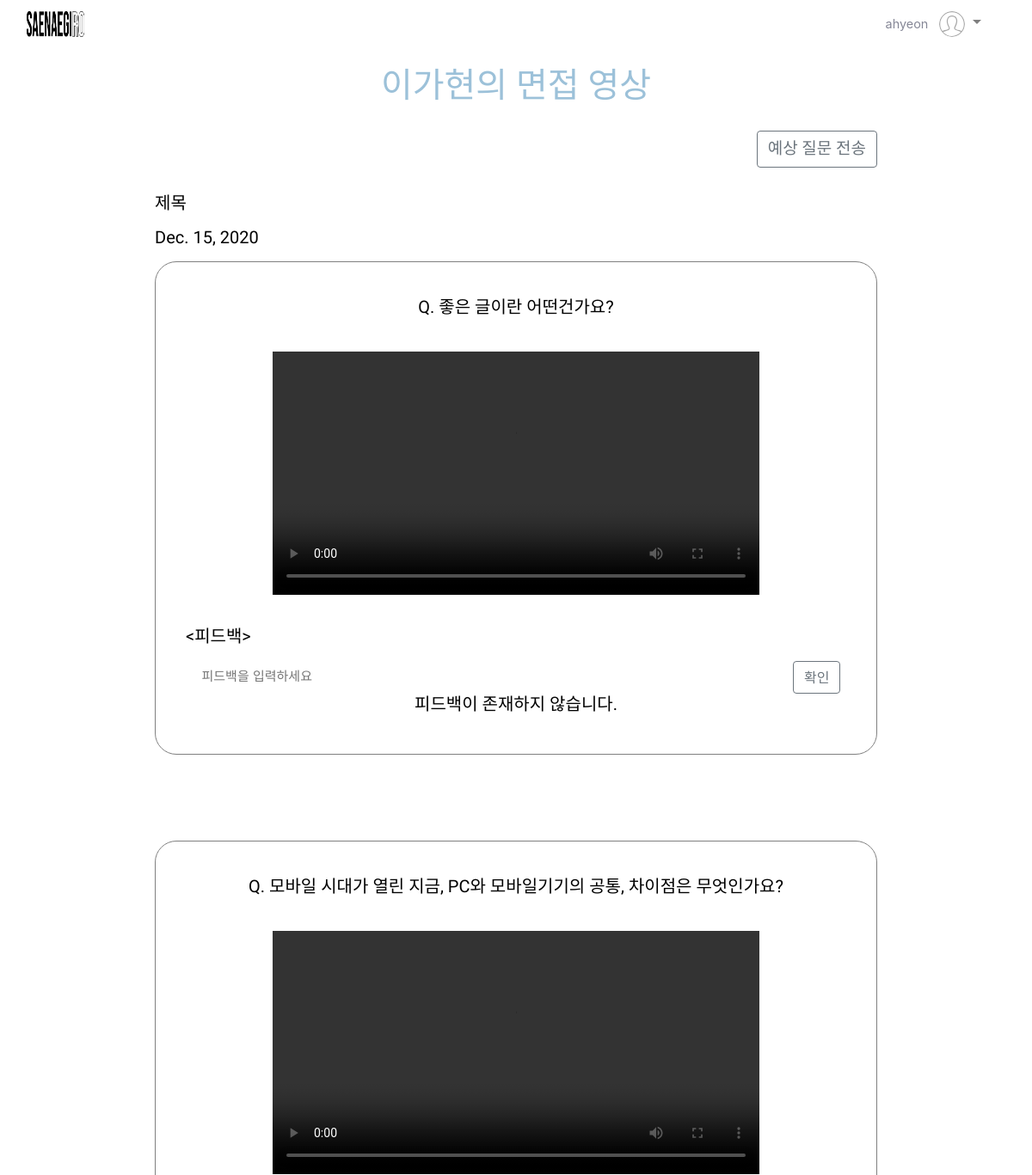
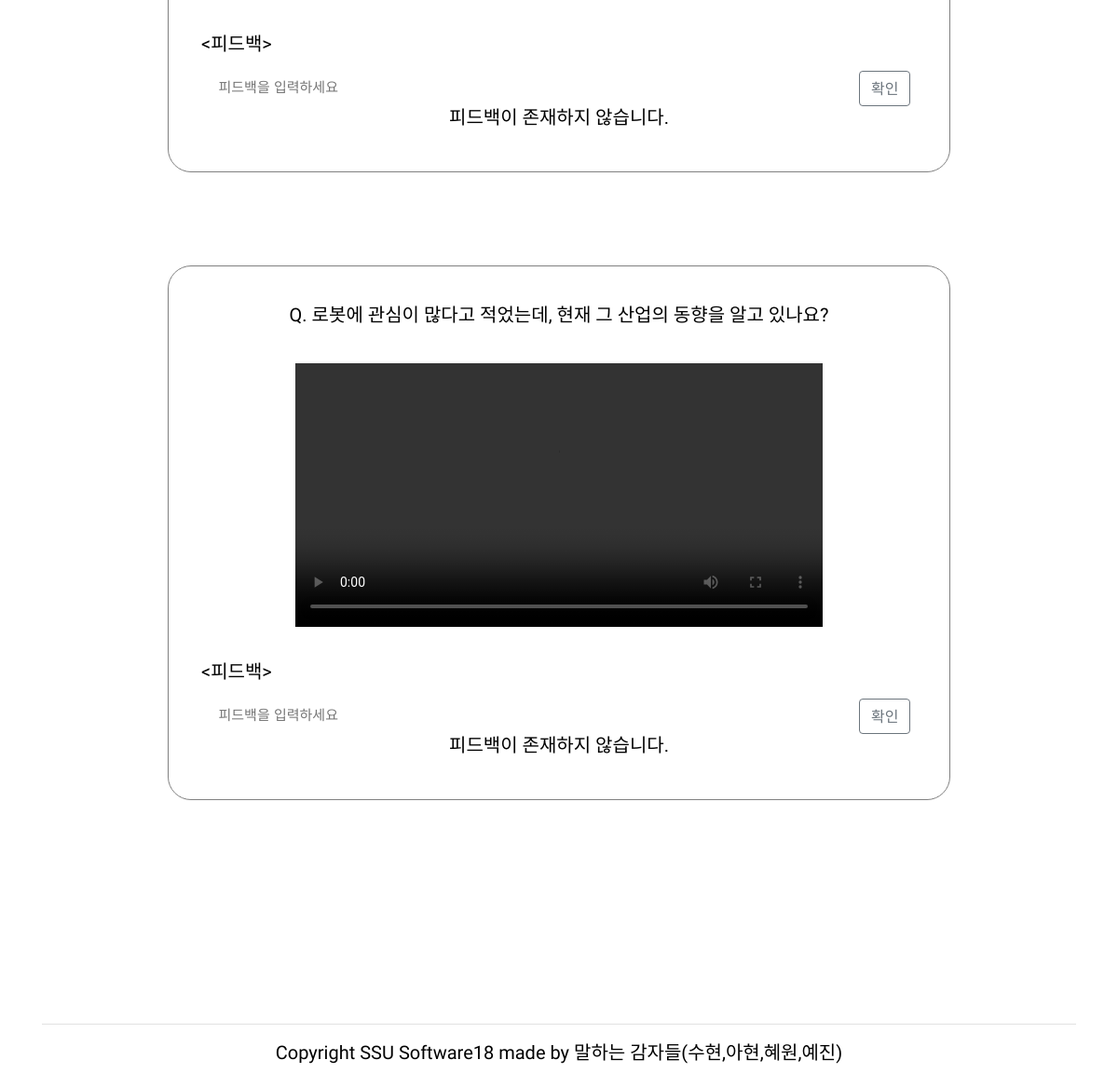
The page /website/teacher/studentVideo/10 (signed in) on the database its author committed (2 pictures, top to bottom).
### website/models.py (models this page shows, shortened)
class Report(models.Model):  # 수정필요
    id = models.AutoField(
        primary_key=True,
        unique=True,
        editable=False,
        verbose_name='pk'
    )
    title = models.CharField(max_length=100, default='제목', verbose_name='제목')
    question1 = models.CharField(max_length=50000, blank=True, null=True, verbose_name='질문1')
    question2 = models.CharField(max_length=50000, blank=True, null=True, verbose_name='질문2')
    question3 = models.CharField(max_length=50000, blank=True, null=True, verbose_name='질문3')
    video1 = models.FileField(blank=True, null=True, upload_to="videos",verbose_name='영상1')
    video2 = models.FileField(blank=True, null=True, upload_to="videos",verbose_name='영상2')
    video3 = models.FileField(blank=True, null=True, upload_to="videos",verbose_name='영상3')
    audio1 = models.FileField(blank=True, null=True, upload_to="videos",verbose_name='음성1')
    audio2 = models.FileField(blank=True, null=True, upload_to="videos",verbose_name='음성2')
    audio3 = models.FileField(blank=True, null=True, upload_to="videos",verbose_name='음성3')
    script1 = models.CharField(max_length=50000, blank=True, null=True, verbose_name='스크립트1')
    script2 = models.CharField(max_length=50000, blank=True, null=True, verbose_name='스크립트2')
    script3 = models.CharField(max_length=50000, blank=True, null=True, verbose_name='스크립트3')
    adverb1 = jsonfield.JSONField()
    adverb2 = jsonfield.JSONField()
    adverb3 = jsonfield.JSONField()
    repetition1 = jsonfield.JSONField()
    repetition2 = jsonfield.JSONField()
    repetition3 = jsonfield.JSONField()
    speed1 = models.FloatField(blank=True, null=True, verbose_name='말하기 속도1')
    speed2 = models.FloatField(blank=True, null=True, verbose_name='말하기 속도2')
    speed3 = models.FloatField(blank=True, null=True, verbose_name='말하기 속도3')
    sCorrect1 = models.CharField(max_length=10000, blank=True, null=True,  verbose_name='말하기 속도1')
    sCorrect2 = models.CharField(max_length=10000, blank=True, null=True,  verbose_name='말하기 속도2')
    sCorrect3 = models.CharField(max_length=10000, blank=True, null=True,  verbose_name='말하기 속도3')
    comment1 = models.CharField(max_length=10000, blank=True, null=True, verbose_name='댓글1')
    comment2 = models.CharField(max_length=10000, blank=True, null=True, verbose_name='댓글2')
    comment3 = models.CharField(max_length=10000, blank=True, null=True, verbose_name='댓글3')
    pub_date = models.DateField(auto_now_add=True, verbose_name='날짜')
    student = models.ForeignKey(User, on_delete=models.CASCADE)
    teacher = models.ForeignKey(Teacher,null=True, blank=True, on_delete=models.CASCADE)
    share = models.BooleanField(default=False, verbose_name='공유')

class User(AbstractBaseUser, PermissionsMixin):
    userID = models.CharField(primary_key=True, unique=True, max_length=10, verbose_name='아이디')  # 아이디
    username = models.CharField(max_length=10, null=True, blank=True, verbose_name='유저이름')
    password = models.CharField(max_length=100, verbose_name='비밀번호')
    phone = models.CharField(max_length=11, blank=True, null=True, verbose_name='연락처')
    school = models.CharField(max_length=20, null=True, blank=True, verbose_name='학교')
    grade = models.IntegerField(null=True, blank=True, verbose_name='학년')
    sClass = models.IntegerField(null=True, blank=True, verbose_name='반')
    teacher = models.ForeignKey(Teacher, null=True, blank=True, on_delete=models.CASCADE)
    is_activate = models.BooleanField(default=True)
    USERNAME_FIELD = 'userID'
    objects = UserManager()

### website/views.py (the view, shortened to what this page needs)
# urls.py: path('teacher/studentVideo/<int:reportID>', views.teacherVideo, name='teacherVideo'),
@csrf_exempt
def teacherVideo(request, reportID):
    report = get_object_or_404(Report, id=reportID)
    return render(request, 'studentVideo.html', {'report':report, 'teacher':request.session.get('user')})

### website/templates/studentVideo.html (shortened to what this page needs)
{% extends 'tea_template.html' %}
{% load static %}
{% block content %}
<link href="{% static 'css/studentVideo.css' %}" rel="stylesheet">
<link rel="stylesheet" href="https://stackpath.bootstrapcdn.com/bootstrap/4.1.3/css/bootstrap.min.css">
<div class="student-interview-page">
    <h1 id="info">{{ report.student.username }}의 면접 영상</h1>
    <button id="q_send" class="btn btn-outline-secondary"
        onclick="window.open('{% url 'website:questionSend' studentID=report.student.userID %}','예상 질문 보내기','width=600,height=600,location=no,status=no,scrollbars=yes');">예상 질문
        전송</button>
    <br><br><br>
    <div class="info">
        <p id="title">{{ report.title }}</p>
        <p id="date">{{ report.pub_date }}</p>
    </div>
    <div class="form1">
        <div class="content">
            <p id="question">Q. {{ report.question1 }}</p>
            {% if report.video1 %}
            <video src="{{ report.video1.url }}" controls width='70%'>
                현재 브라우저는 비디오를 지원하지 않습니다.
            </video>
            {% else %}
            <video src="" controls width='70%'>
            </video>
            {% endif %}
            <p id="feedback1">
                <피드백>
            </p>
            {% if report.comment1 %}
            <div class="feedbackRead">
                <div class="feedbackTable">
                    <table>
                        <tr id="feedbackContent1">
                            <td style="font-weight: bold;">{{ teacher.username }} </td>
                            <td style="padding-left: 30px; font-size: 19px;">{{ report.comment1 }}</td>
                        </tr>
                    </table>
                </div>
                <div id="button1" style="float: right; margin-right: 40px">
                    <button id="show1" class="btn btn-outline-secondary">수정</button>
                    <button type="button" class="btn btn-outline-secondary"
                        onclick="f_DeleteConfirm1({{ report.id }})">삭제</button>
                </div>
                <div id="feedbackModify1">
                    <form method="post">
                        <span class="write_in"><input type="text" name="feedback1" value="{{ report.comment1 }}"
                                style="border:none;"></span>
                        <button type="submit" class="btn btn-outline-secondary">확인</button>
                    </form>
                </div>
            </div>
            {% else %}
            <div class="feedbackWrite">
                <form method="post">
                    <span class="write_in"><input type="text" placeholder="피드백을 입력하세요" id="feedbackInput"
                            name="feedback1" style="border:none;"></span>
                    <button type="submit" class="btn btn-outline-secondary">확인</button>
                </form>
            </div>
            <p id="notFeedback">피드백이 존재하지 않습니다.</p>
            {% endif %}
        </div>
    </div>
    <div class="form2">
        <div class="content">
            <p id="question">Q. {{ report.question2 }}</p>
            {% if report.video2 %}
            <video src="{{ report.video2.url }}" controls width='70%'>
                현재 브라우저는 비디오를 지원하지 않습니다.
            </video>
            {% else %}
            <video src="" controls width='70%'>
            </video>
            {% endif %}
            <p id="feedback2">
                <피드백>
            </p>
            {% if report.comment2 %}
            <div class="feedbackRead">
                <div class="feedbackTable">
                    <table>
                        <tr id="feedbackContent2">
                            <td style="font-weight: bold;">{{ teacher.username }} </td>
                            <td style="padding-left: 30px; font-size: 19px;">{{ report.comment2 }}</td>
                        </tr>
                    </table>
                </div>
                <div id="button2" style="float: right; margin-right: 40px">
                    <button id="show2" class="btn btn-outline-secondary">수정</button>
                    <button type="button" class="btn btn-outline-secondary"
                        onclick="f_DeleteConfirm2({{ report.id }})">삭제</button>
                </div>
                <div id="feedbackModify2">
                    <form method="post">
                        <span class="write_in"><input type="text" name="feedback2" value="{{ report.comment2 }}"
                                style="border:none;"></span>
                        <button type="submit" class="btn btn-outline-secondary">확인</button>
                    </form>
                </div>
            </div>
            {% else %}
            <div class="feedbackWrite">
                <form method="post">
                    <span class="write_in"><input type="text" placeholder="피드백을 입력하세요" id="feedbackInput"
                            name="feedback2" style="border:none;"></span>
                    <button type="submit" class="btn btn-outline-secondary">확인</button>
                </form>
            </div>
            <p id="notFeedback">피드백이 존재하지 않습니다.</p>
            {% endif %}
        </div>
    </div>
    <div class="form3">
        <div class="content">
            <p id="question">Q. {{ report.question3 }}</p>
            {% if report.video3 %}
            <video src="{{ report.video3.url }}" controls width='70%'>
                현재 브라우저는 비디오를 지원하지 않습니다.
            </video>
            {% else %}
            <video src="" controls width='70%'>
            </video>
            {% endif %}
            <p id="feedback3">
                <피드백>
            </p>
            {% if report.comment3 %}
            <div class="feedbackRead">
                <div class="feedbackTable">
                    <table>
                        <tr id="feedbackContent3">
                            <td style="font-weight: bold;">{{ teacher.username }} </td>
                            <td style="padding-left: 30px; font-size: 19px;">{{ report.comment3 }}</td>
                        </tr>
                    </table>
                </div>
                <div id="button3" style="float: right; margin-right: 40px">
                    <button id="show3" class="btn btn-outline-secondary">수정</button>
                    <button type="button" class="btn btn-outline-secondary"
                        onclick="f_DeleteConfirm3({{ report.id }})">삭제</button>
                </div>
                <div id="feedbackModify3">
                    <form method="post">
                        <span class="write_in"><input type="text" name="feedback3" value="{{ report.comment3 }}"
                                style="border:none;"></span>
                        <button type="submit" class="btn btn-outline-secondary">확인</button>
                    </form>
                </div>
            </div>
            {% else %}
            <div class="feedbackWrite">
                <form method="post">
                    <span class="write_in"><input type="text" placeholder="피드백을 입력하세요" id="feedbackInput"
                            name="feedback3" style="border:none;"></span>
                    <button type="submit" class="btn btn-outline-secondary">확인</button>
                </form>
            </div>
            <p id="notFeedback">피드백이 존재하지 않습니다.</p>
            {% endif %}
        </div>
    </div>
</div>
{% endblock %}

### website/static/css/intro.css (style rules this page uses)
html, body { height: 100%; font-family: 'Nanum Gothic', sans-serif; }
h1, h2, h3, h4, h5, h6 { margin-bottom: 10px; color: #111111; font-family: 'Nanum Gothic', sans-serif; width: 100%; }
h1 { font-weight: 800; font-size: 70px; }
p { font-size: 20px; font-family: 'Nanum Gothic', sans-serif; color: #000000; font-weight: 400; line-height: 24px; margin: 0 0 15px 0; }

### website/static/css/studentVideo.css (style rules this page uses)
#info { color: #9CC1D9; font-family: 'Nanum Gothic', sans-serif; padding-bottom: 20px; font-size: 40px; text-align: center; }
#q_send { font-family: 'Nanum Gothic', sans-serif; float: right; font-size: 19px; }
.student-interview-page { width: 70%; padding-top: 20px; padding-bottom: 50px; margin: auto; }
.form1, .form2, .form3 { margin: 0 auto 100px 0; border: 1px solid gray; border-radius: 25px; padding : 20px 15px 30px 15px; }
.content { padding-top: 15px; text-align: center; }
#question { font-family: 'Nanum Gothic', sans-serif; margin: 5px 0 40px 0; font-size: 20px; }
#feedback1, #feedback2, #feedback3 { font-family: 'Nanum Gothic', sans-serif; text-align: left; margin: 30px 0 15px 20px; }
#notFeedback { font-family: 'Nanum Gothic', sans-serif; }
.write_in { margin: 4px 79px 0 10px; }
.write_in input { width: 75%; height: 40px; font-size: 15px; }

### rows shown on the page
Report: student.username "이가현", title "제목", pub_date "Dec. 15, 2020", question1 "좋은 글이란 어떤건가요?", question2 "모바일 시대가 열린 지금, PC와 모바일기기의 공통, 차이점은 무엇인가요?", question3 "로봇에 관심이 많다고 적었는데, 현재 그 산업의 동향을 알고 있나요?"

### other values the page prints
{{ request.session.user }} "ahyeon"
